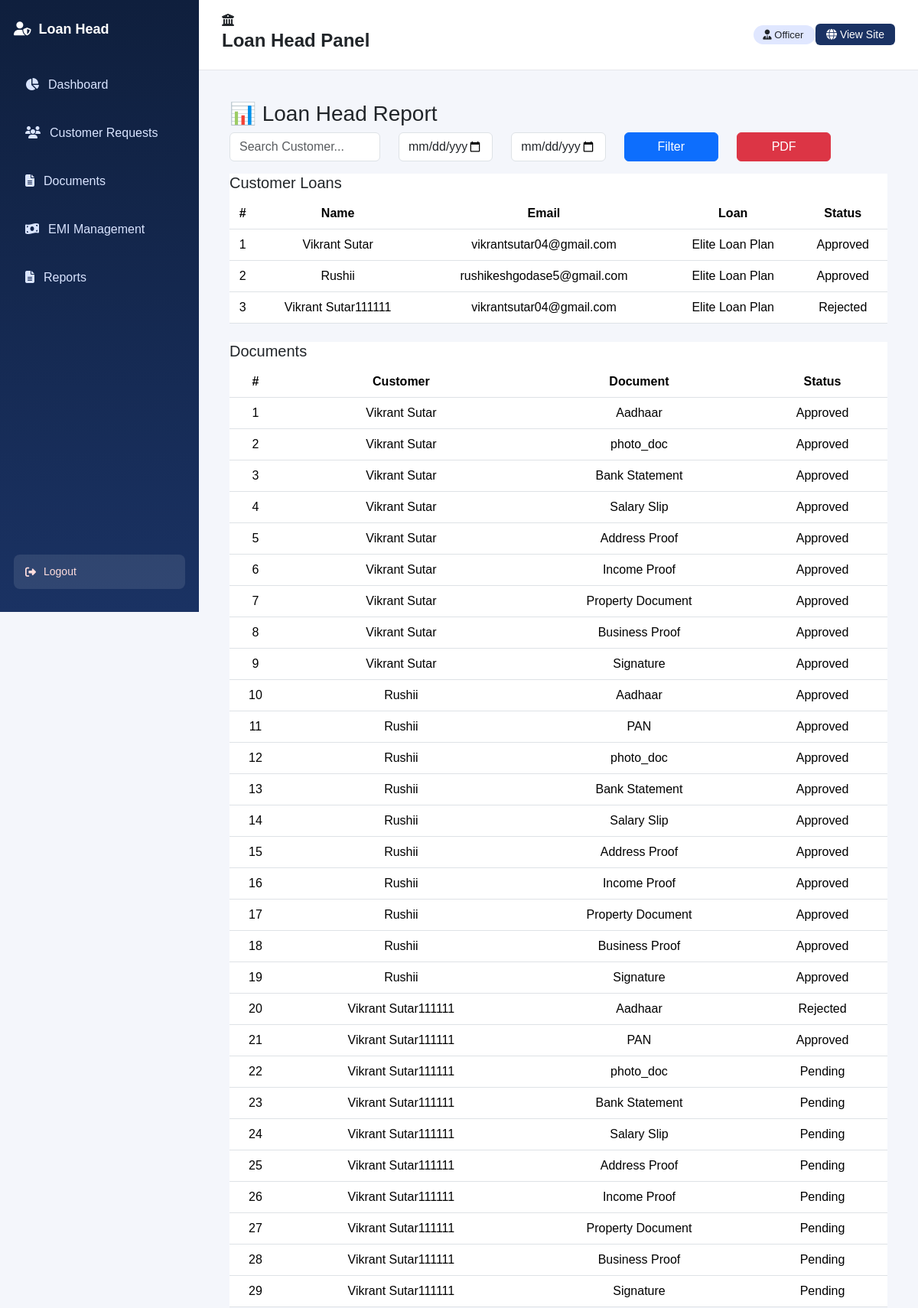
The page /loan-head/report/ (signed in, upper part) on the database its author committed.
### customer/models.py (models this page shows, shortened)
class Loan(models.Model):
    STATUS = (
        ('Pending', 'Pending'),
        ('Approved', 'Approved'),
        ('Rejected', 'Rejected'),
    )
    customer = models.ForeignKey(Customer, on_delete=models.CASCADE)
    loan_head = models.ForeignKey(
        "admin_panel.LoanHead",
        on_delete=models.SET_NULL,
        null=True,
        blank=True
    )
    full_name = models.CharField(max_length=100, blank=True)
    email = models.EmailField(blank=True)
    loan_type = models.CharField(max_length=50)
    amount = models.FloatField()
    tenure = models.IntegerField()
    bank = models.CharField(max_length=100)
    mobile = models.CharField(max_length=15)
    interest_rate = models.FloatField(default=10)
    status = models.CharField(max_length=20, choices=STATUS, default='Pending')
    applied_date = models.DateTimeField(auto_now_add=True)

class Document(models.Model):
    STATUS = (
        ('Pending', 'Pending'),
        ('Approved', 'Approved'),
        ('Rejected', 'Rejected'),
    )
    loan = models.ForeignKey(Loan, on_delete=models.CASCADE)
    document_type = models.CharField(max_length=50, null=True, blank=True)
    file = models.FileField(upload_to='documents/', null=True, blank=True)
    status = models.CharField(max_length=20, choices=STATUS, default='Pending')  # ✅ required
    uploaded_at = models.DateTimeField(auto_now_add=True)

### loan_head/views.py (the view, shortened to what this page needs)
# urls.py: path("report/", views.loan_head_report, name="report"),
def loan_head_report(request):
    if not request.session.get("loan_head_id"):
        return redirect("loan_head:login")
    search = request.GET.get("search")
    start_date = request.GET.get("start_date")
    end_date = request.GET.get("end_date")
    loans = Loan.objects.all()
    documents = Document.objects.select_related('loan')
    emis = EMI.objects.select_related('loan')
    if start_date:
        emis = emis.filter(due_date__gte=start_date)
    if end_date:
        emis = emis.filter(due_date__lte=end_date)
    context = {
        "loans": loans,
        "documents": documents,
        "emis": emis,
    }
    return render(request, "loan_head/loan_head_report.html", context)

### loan_head/templates/loan_head/loan_head_report.html (shortened to what this page needs)
{% extends "loan_head/base_loan_head.html" %}
{% block content %}
<div class="loan-head fade-up">
<h3 class="page-anim-title">📊 Loan Head Report</h3>
<form method="GET" class="row mb-3 align-items-end">
    <div class="col-md-3">
        <input type="text" name="search" class="form-control"
               placeholder="Search Customer..."
               value="{{ request.GET.search }}">
    </div>
    <div class="col-md-2">
        <input type="date" name="start_date" class="form-control"
               value="{{ request.GET.start_date }}">
    </div>
    <div class="col-md-2">
        <input type="date" name="end_date" class="form-control"
               value="{{ request.GET.end_date }}">
    </div>
    <div class="col-md-2">
        <button class="btn btn-primary w-100">Filter</button>
    </div>
    <div class="col-md-2">
        <a href="{% url 'loan_head:report_pdf' %}?{{ request.GET.urlencode }}"
           class="btn btn-danger w-100">
           PDF
        </a>
    </div>
</form>
<div class="table-card mb-4">
<h5>Customer Loans</h5>
<table class="table text-center">
<tr>
<th>#</th><th>Name</th><th>Email</th><th>Loan</th><th>Status</th>
</tr>
{% for loan in loans %}
<tr>
<td>{{ forloop.counter }}</td>
<td>{{ loan.full_name }}</td>
<td>{{ loan.email }}</td>
<td>{{ loan.loan_type }}</td>
<td>{{ loan.status }}</td>
</tr>
{% endfor %}
</table>
</div>
<div class="table-card mb-4">
<h5>Documents</h5>
<table class="table text-center">
<tr>
<th>#</th><th>Customer</th><th>Document</th><th>Status</th>
</tr>
{% for doc in documents %}
<tr>
<td>{{ forloop.counter }}</td>
<td>{{ doc.loan.full_name }}</td>
<td>{{ doc.document_type }}</td>
<td>{{ doc.status }}</td>
</tr>
{% endfor %}
</table>
</div>
</div>
{% endblock %}

### static/css/loan_head.css (style rules this page uses)
body { margin: 0; font-family: Arial, sans-serif; background: #F4F6FB; }
.fade-up { opacity: 0; transform: translateY(40px); animation: fadeUp 0.8s ease forwards; }
.table-card { background: #fff; }

### rows shown on the page
Loan: full_name "Vikrant Sutar", email "vikrantsutar04@gmail.com", loan_type "Elite Loan Plan", status "Approved"
Loan: full_name "Rushii", email "rushikeshgodase5@gmail.com", loan_type "Elite Loan Plan", status "Approved"
Loan: full_name "Vikrant Sutar111111", email "vikrantsutar04@gmail.com", loan_type "Elite Loan Plan", status "Rejected"
Document: loan.full_name "Vikrant Sutar", document_type "Aadhaar", status "Approved"
Document: loan.full_name "Vikrant Sutar", document_type "photo_doc", status "Approved"
Document: loan.full_name "Vikrant Sutar", document_type "Bank Statement", status "Approved"
Document: loan.full_name "Vikrant Sutar", document_type "Salary Slip", status "Approved"
Document: loan.full_name "Vikrant Sutar", document_type "Address Proof", status "Approved"
Document: loan.full_name "Vikrant Sutar", document_type "Income Proof", status "Approved"
Document: loan.full_name "Vikrant Sutar", document_type "Property Document", status "Approved"
Document: loan.full_name "Vikrant Sutar", document_type "Business Proof", status "Approved"
Document: loan.full_name "Vikrant Sutar", document_type "Signature", status "Approved"
Document: loan.full_name "Rushii", document_type "Aadhaar", status "Approved"
Document: loan.full_name "Rushii", document_type "PAN", status "Approved"
Document: loan.full_name "Rushii", document_type "photo_doc", status "Approved"
Document: loan.full_name "Rushii", document_type "Bank Statement", status "Approved"
Document: loan.full_name "Rushii", document_type "Salary Slip", status "Approved"
Document: loan.full_name "Rushii", document_type "Address Proof", status "Approved"
Document: loan.full_name "Rushii", document_type "Income Proof", status "Approved"
Document: loan.full_name "Rushii", document_type "Property Document", status "Approved"
Document: loan.full_name "Rushii", document_type "Business Proof", status "Approved"
Document: loan.full_name "Rushii", document_type "Signature", status "Approved"
Document: loan.full_name "Vikrant Sutar111111", document_type "Aadhaar", status "Rejected"
Document: loan.full_name "Vikrant Sutar111111", document_type "PAN", status "Approved"
Document: loan.full_name "Vikrant Sutar111111", document_type "photo_doc", status "Pending"
Document: loan.full_name "Vikrant Sutar111111", document_type "Bank Statement", status "Pending"
Document: loan.full_name "Vikrant Sutar111111", document_type "Salary Slip", status "Pending"
Document: loan.full_name "Vikrant Sutar111111", document_type "Address Proof", status "Pending"
Document: loan.full_name "Vikrant Sutar111111", document_type "Income Proof", status "Pending"
Document: loan.full_name "Vikrant Sutar111111", document_type "Property Document", status "Pending"
Document: loan.full_name "Vikrant Sutar111111", document_type "Business Proof", status "Pending"
Document: loan.full_name "Vikrant Sutar111111", document_type "Signature", status "Pending"
